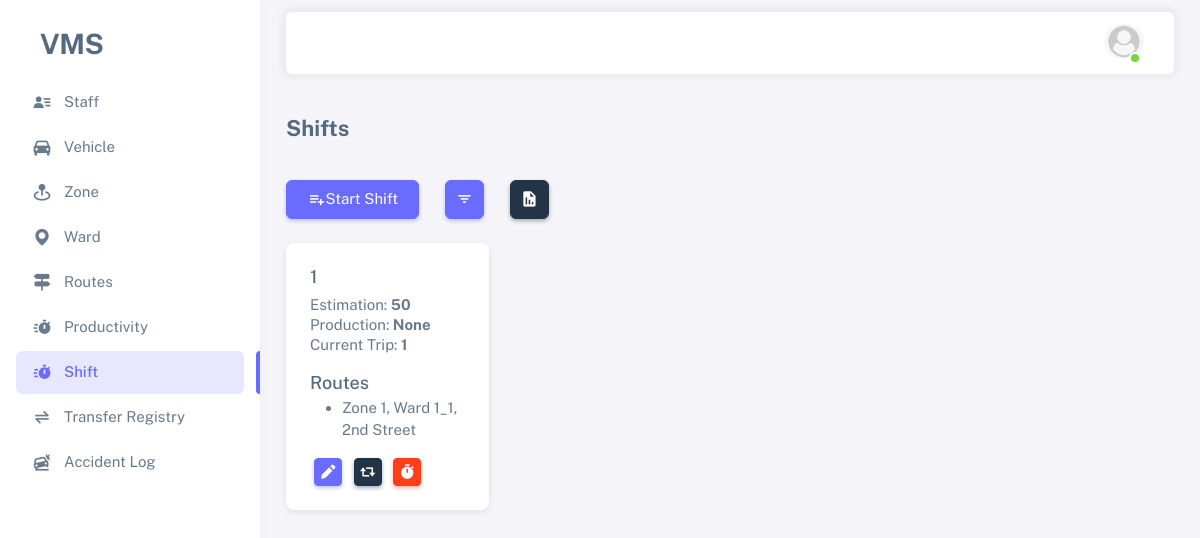
Page /shift-list/ (signed in) on the earlier database version.
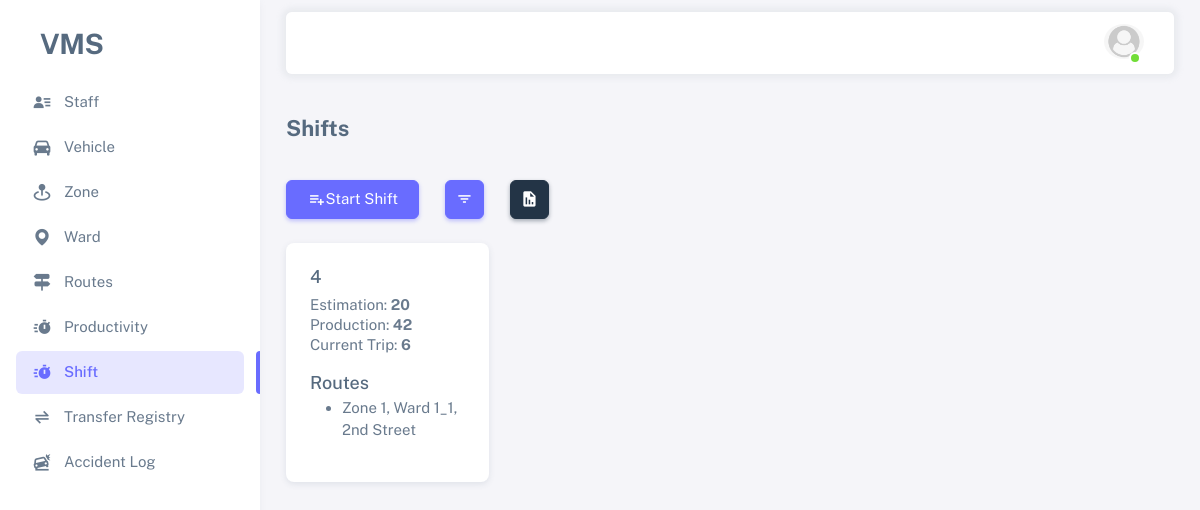
Same page on the later database version.
### vms_app/models.py (models this page shows, shortened)
class Shift(models.Model):
    choices_shifts = [
        ('I', 'I'),
        ('II', 'II'),
        ('III', 'III'),
        ('Others', 'Others')
    ]
    vehicle = models.ForeignKey(Vehicle, related_name="vehicle_shift_set", on_delete=models.PROTECT,
                                limit_choices_to={'is_active': True, 'is_working': False})
    start = models.DateTimeField(default=timezone.now)
    out_km = models.FloatField(null=True, blank=True, default=0.0)
    start_image = models.ImageField(upload_to='shift_start/')
    end = models.DateTimeField(null=True, blank=True)
    in_km = models.FloatField(null=True, blank=True, default=0.0)
    end_image = models.ImageField(upload_to='shift_end/', null=True, blank=True)
    created_on = models.DateTimeField(auto_now_add=True)
    created_date = models.DateField(auto_now_add=True)
    shift_name = models.CharField(max_length=100, choices=choices_shifts)
    routes = models.ManyToManyField(Route, blank=False, limit_choices_to={'is_active': True, 'is_working': False})
    time_estimation = models.IntegerField(null=True, blank=True)
    km_estimation = models.IntegerField(null=True, blank=True)
    driver = models.CharField(max_length=500, default='Vendor')
    day_production = models.IntegerField(null=True, blank=True)
    total_trip = models.IntegerField(null=True, blank=True, default=1)
    first_trip_ton = models.IntegerField(null=True, blank=True)
    second_trip_ton = models.IntegerField(null=True, blank=True)
    third_trip_ton = models.IntegerField(null=True, blank=True)
    fourth_trip_ton = models.IntegerField(null=True, blank=True)
    fifth_trip_ton = models.IntegerField(null=True, blank=True)
    sixth_trip_ton = models.IntegerField(null=True, blank=True)
    trip_ton = models.IntegerField(default=0, null=True, blank=True)
    def __str__(self) -> str:
        return f"[{self.vehicle}] {self.driver}"
    class Meta:
        unique_together = ['shift_name', 'vehicle', 'created_date']

class Vehicle(models.Model):
    vehicle_number = models.CharField(max_length=100, unique=True)
    is_active = models.BooleanField(default=True)
    is_working = models.BooleanField(default=False)
    supervisor = models.ForeignKey(Employee, on_delete=models.SET_NULL, null=True, blank=True,
                                   related_name='vehicle_supervised_by', limit_choices_to={'is_active': True})
    load_estimation = models.IntegerField(default=1000)  # in kg
    remark = models.TextField(null=True, blank=True)
    created_by = models.ForeignKey(Employee, on_delete=models.SET_NULL, null=True, blank=True,
                                   related_name='vehicle_created_by')
    created_on = models.DateTimeField(auto_now_add=True)
    updated_by = models.ForeignKey(Employee, on_delete=models.SET_NULL, null=True, blank=True,
                                   related_name='vehicle_updated_by')
    updated_on = models.DateTimeField(auto_now=True)
    zone = models.ForeignKey(Zone, related_name='zone_vehicles_set',
                             on_delete=models.PROTECT, null=True, blank=True)
    workshop = models.ForeignKey(Workshop, related_name='workshop_vehicles_set',
                                 on_delete=models.PROTECT, null=True, blank=True)
    register_number = models.CharField(max_length=50, null=True, blank=True, unique=True)
    chassis_number = models.CharField(max_length=50, null=True, blank=True)
    vehicle_model = models.CharField(max_length=50, null=True, blank=True)
    type = models.CharField(max_length=50, null=True, blank=True)
    engine_number = models.CharField(max_length=50, null=True, blank=True)
    fc_date = models.DateField(null=True, blank=True)
    insurance = models.DateField(null=True, blank=True)
    puc = models.DateField(null=True, blank=True)  # pollution under control certificate expiry date
    def __str__(self) -> str:
        return self.vehicle_number

class Route(models.Model):
    zone = models.ForeignKey(Zone, related_name='zone_routes_set', on_delete=models.PROTECT)
    ward = models.ForeignKey(Ward, related_name='ward_routes_set', on_delete=models.PROTECT)
    street = models.CharField(max_length=500)
    km_estimation = models.IntegerField(null=True, blank=True, default=50)
    time_estimation = models.IntegerField(null=True, blank=True)
    is_active = models.BooleanField(default=True)
    is_working = models.BooleanField(default=False)
    supervisor = models.ForeignKey(Employee, on_delete=models.SET_NULL, null=True, blank=True,
                                   related_name='route_supervised_by', limit_choices_to={'is_active': True})
    created_by = models.ForeignKey(Employee, on_delete=models.SET_NULL, null=True, blank=True,
                                   related_name='route_created_by')
    created_on = models.DateTimeField(auto_now_add=True)
    updated_by = models.ForeignKey(Employee, on_delete=models.SET_NULL, null=True, blank=True,
                                   related_name='route_updated_by')
    updated_on = models.DateTimeField(auto_now=True)
    def __str__(self) -> str:
        return f"{self.zone}, {self.ward}, {self.street}"

class Zone(models.Model):
    zone_name = models.CharField(max_length=50, unique=True)
    is_active = models.BooleanField(default=True)
    def __str__(self):
        return self.zone_name

class Ward(models.Model):
    ward_name = models.CharField(max_length=50, unique=True)
    zone = models.ForeignKey(Zone, related_name='contained_wards_set', on_delete=models.PROTECT)
    is_active = models.BooleanField(default=True)
    def __str__(self):
        return f"{self.ward_name}"

### vms_app/views.py (the view)
# urls.py: path('shift-list/', views.shift_list, name="shift_list"),
@login_required(login_url='login')
@active_required
def shift_list(request):
    shift = Shift.objects.filter(start__date=timezone.now().date())
    context = {
        "menu": "menu-shift",
        "shift_list": shift,
        "type": type,
    }
    return render(request, 'vms_app/shift_views/shift_list.html', context)

### vms_app/templates/vms_app/shift_views/shift_list.html (shortened to what this page needs)
{% extends "base.html" %}
{% block content %}
    <h4 class="fw-bold py-3 mb-4">Shifts</h4>
    <div class="row">
        <div class="col-auto">
            <a href="{% url "add_shift" %}" class="btn btn-primary">
                <span class="tf-icons bx bx-list-plus"></span> Start Shift
            </a>
        </div>
        {% if request.user.is_superuser %}
            <div class="col-auto">
                <button type="button" class="btn btn-primary btn-icon dropdown-toggle hide-arrow"
                        data-bs-toggle="dropdown" aria-expanded="false">
                    <i class="bx bx-filter"></i>
                </button>
            </div>
        {% endif %}
        <div class="col-auto">
            <a href="{% url "productivity_week_report" %}" class="btn btn-dark btn-icon"><i
                    class='bx bxs-report'></i></a>
        </div>
    </div>
    <div class="row mt-4">
        {% for shift in shift_list %}
            <div class="col-sm-3">
                <div class="card mb-4">
                    <div class="card-body">
                        <h5 class="card-title">{{ shift.vehicle }}</h5>
                        <div class="card-subtitle mb-1">Estimation: <b>{{ shift.time_estimation }}</b></div>
                        <div class="card-subtitle mb-1">Production: <b>{{ shift.day_production }}</b></div>
                        <div class="card-subtitle mb-3">Current Trip: <b>{{ shift.total_trip }}</b></div>
                        <h5 class="mb-1">Routes</h5>
                        <ul>
                            {% for route in shift.routes.all %}
                                <li>{{ route }}</li>
                            {% endfor %}
                        </ul>
                        {% if not shift.end %}
                            <a href="{% url "edit_shift" shift.id %}"
                               class="btn btn-sm btn-primary btn-icon mx-1">
                                <i class="bx bxs-pencil"></i>
                            </a>
                            {% if shift.total_trip < 6 %}
                                <button class="btn btn-sm btn-dark btn-icon mx-1" data-bs-toggle="modal"
                                        data-bs-target="#close-trip-{{ shift.id }}">
                                    <i class='bx bx-repost'></i>
                                </button>
                            {% endif %}
                            <a class="btn btn-sm btn-danger btn-icon mx-1" href="{% url 'end_shift' shift.id %}">
                                <i class="bx bxs-stopwatch"></i>
                            </a>
                        {% endif %}
                    </div>
                </div>
            </div>
        {% endfor %}
    </div>
{% endblock content %}

Differences in the rows shown:
removed Shift: vehicle "1", time_estimation "50", day_production "None", total_trip "1", Route (zone+ward+street "Zone 1, Ward 1_1, 2nd Street")
added Shift: vehicle "4", time_estimation "20", day_production "42", total_trip "6", Route (zone+ward+street "Zone 1, Ward 1_1, 2nd Street")
